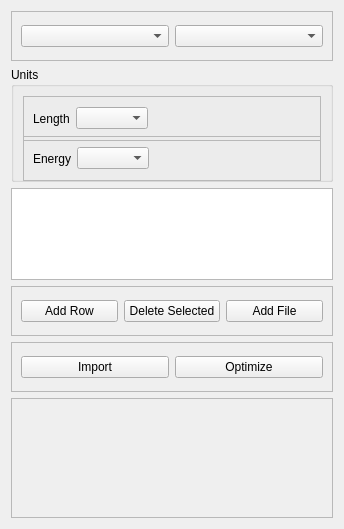
          <widget class="QWidget" name="page_4">
           <property name="geometry">
            <rect>
             <x>0</x>
             <y>0</y>
             <width>344</width>
             <height>529</height>
            </rect>
           </property>
           <attribute name="label">
            <string>Cell parameter</string>
           </attribute>
           <layout class="QVBoxLayout" name="verticalLayout_6">
            <item>
             <widget class="QFrame" name="frame_4">
              <property name="minimumSize">
               <size>
                <width>0</width>
                <height>50</height>
               </size>
              </property>
              <property name="maximumSize">
               <size>
                <width>16777215</width>
                <height>50</height>
               </size>
              </property>
              <property name="frameShape">
               <enum>QFrame::StyledPanel</enum>
              </property>
              <property name="frameShadow">
               <enum>QFrame::Raised</enum>
              </property>
              <layout class="QHBoxLayout" name="horizontalLayout_10">
               <item>
                <widget class="QComboBox" name="FormActionsPostComboCellParam"/>
               </item>
               <item>
                <widget class="QComboBox" name="FormActionsPostComboCellParamX"/>
               </item>
              </layout>
             </widget>
            </item>
            <item>
             <widget class="QGroupBox" name="groupBox">
              <property name="minimumSize">
               <size>
                <width>0</width>
                <height>115</height>
               </size>
              </property>
              <property name="maximumSize">
               <size>
                <width>16777215</width>
                <height>115</height>
               </size>
              </property>
              <property name="title">
               <string>Units</string>
              </property>
              <layout class="QVBoxLayout" name="verticalLayout_25">
               <item>
                <widget class="QFrame" name="frame_26">
                 <property name="minimumSize">
                  <size>
                   <width>0</width>
                   <height>45</height>
                  </size>
                 </property>
                 <property name="maximumSize">
                  <size>
                   <width>16777215</width>
                   <height>45</height>
                  </size>
                 </property>
                 <property name="frameShape">
                  <enum>QFrame::StyledPanel</enum>
                 </property>
                 <property name="frameShadow">
                  <enum>QFrame::Raised</enum>
                 </property>
                 <layout class="QHBoxLayout" name="horizontalLayout_11">
                  <item>
                   <widget class="QLabel" name="label">
                    <property name="text">
                     <string>Length</string>
                    </property>
                   </widget>
                  </item>
                  <item>
                   <widget class="QComboBox" name="FormActionsPostComboCellParamLen"/>
                  </item>
                  <item>
                   <spacer name="horizontalSpacer_10">
                    <property name="orientation">
                     <enum>Qt::Horizontal</enum>
                    </property>
                    <property name="sizeHint" stdset="0">
                     <size>
                      <width>132</width>
                      <height>17</height>
                     </size>
                    </property>
                   </spacer>
                  </item>
                 </layout>
                </widget>
               </item>
               <item>
                <widget class="QFrame" name="frame_25">
                 <property name="minimumSize">
                  <size>
                   <width>0</width>
                   <height>45</height>
                  </size>
                 </property>
                 <property name="maximumSize">
                  <size>
                   <width>16777215</width>
                   <height>45</height>
                  </size>
                 </property>
                 <property name="frameShape">
                  <enum>QFrame::StyledPanel</enum>
                 </property>
                 <property name="frameShadow">
                  <enum>QFrame::Raised</enum>
                 </property>
                 <layout class="QHBoxLayout" name="horizontalLayout_14">
                  <item>
                   <widget class="QLabel" name="label_2">
                    <property name="text">
                     <string>Energy</string>
                    </property>
                   </widget>
                  </item>
                  <item>
                   <widget class="QComboBox" name="FormActionsPostComboCellParamEnergy"/>
                  </item>
                  <item>
                   <spacer name="horizontalSpacer_9">
                    <property name="orientation">
                     <enum>Qt::Horizontal</enum>
                    </property>
                    <property name="sizeHint" stdset="0">
                     <size>
                      <width>131</width>
                      <height>17</height>
                     </size>
                    </property>
                   </spacer>
                  </item>
                 </layout>
                </widget>
               </item>
              </layout>
             </widget>
            </item>
            <item>
             <widget class="QTableWidget" name="FormActionsPostTableCellParam"/>
            </item>
            <item>
             <widget class="QFrame" name="frame">
              <property name="minimumSize">
               <size>
                <width>0</width>
                <height>50</height>
               </size>
              </property>
              <property name="maximumSize">
               <size>
                <width>16777215</width>
                <height>50</height>
               </size>
              </property>
              <property name="frameShape">
               <enum>QFrame::StyledPanel</enum>
              </property>
              <property name="frameShadow">
               <enum>QFrame::Raised</enum>
              </property>
              <layout class="QHBoxLayout" name="horizontalLayout_15">
               <item>
                <widget class="QPushButton" name="FormActionsPostButAddRowCellParam">
                 <property name="text">
                  <string>Add Row</string>
                 </property>
                </widget>
               </item>
               <item>
                <widget class="QPushButton" name="FormActionsPostButDeleteRowCellParam">
                 <property name="text">
                  <string>Delete Selected</string>
                 </property>
                </widget>
               </item>
               <item>
                <widget class="QPushButton" name="FormActionsPostButPlusCellParam">
                 <property name="styleSheet">
                  <string notr="true"/>
                 </property>
                 <property name="text">
                  <string>Add File</string>
                 </property>
                </widget>
               </item>
              </layout>
             </widget>
            </item>
            <item>
             <widget class="QFrame" name="frame_21">
              <property name="minimumSize">
               <size>
                <width>0</width>
                <height>50</height>
               </size>
              </property>
              <property name="maximumSize">
               <size>
                <width>16777215</width>
                <height>50</height>
               </size>
              </property>
              <property name="frameShape">
               <enum>QFrame::StyledPanel</enum>
              </property>
              <property name="frameShadow">
               <enum>QFrame::Raised</enum>
              </property>
              <layout class="QHBoxLayout" name="horizontalLayout_16">
               <item>
                <widget class="QPushButton" name="FormActionsPostButPlusDataCellParam">
                 <property name="text">
                  <string>Import</string>
                 </property>
                </widget>
               </item>
               <item>
                <widget class="QPushButton" name="FormActionsPostButOptimizeCellParam">
                 <property name="text">
                  <string>Optimize</string>
                 </property>
                </widget>
               </item>
              </layout>
             </widget>
            </item>
            <item>
             <widget class="QFrame" name="frame_3">
              <property name="enabled">
               <bool>true</bool>
              </property>
              <property name="minimumSize">
               <size>
                <width>0</width>
                <height>120</height>
               </size>
              </property>
              <property name="frameShape">
               <enum>QFrame::StyledPanel</enum>
              </property>
              <property name="frameShadow">
               <enum>QFrame::Raised</enum>
              </property>
              <widget class="QLabel" name="FormActionsPostLabelCellParamOptimExpr">
               <property name="geometry">
                <rect>
                 <x>20</x>
                 <y>70</y>
                 <width>141</width>
                 <height>16</height>
                </rect>
               </property>
               <property name="text">
                <string/>
               </property>
              </widget>
              <widget class="QLabel" name="FormActionsPostLabelCellParamFig">
               <property name="geometry">
                <rect>
                 <x>10</x>
                 <y>0</y>
                 <width>321</width>
                 <height>41</height>
                </rect>
               </property>
               <property name="text">
                <string/>
               </property>
              </widget>
              <widget class="QLabel" name="FormActionsPostLabelCellParamOptimExpr2">
               <property name="geometry">
                <rect>
                 <x>20</x>
                 <y>100</y>
                 <width>151</width>
                 <height>16</height>
                </rect>
               </property>
               <property name="text">
                <string/>
               </property>
              </widget>
              <widget class="QLabel" name="FormActionsPostLabelCellParamOptimExpr3">
               <property name="geometry">
                <rect>
                 <x>200</x>
                 <y>70</y>
                 <width>121</width>
                 <height>16</height>
                </rect>
               </property>
               <property name="text">
                <string/>
               </property>
              </widget>
              <widget class="QLabel" name="FormActionsPostLabelCellParamOptimExpr4">
               <property name="geometry">
                <rect>
                 <x>200</x>
                 <y>100</y>
                 <width>121</width>
                 <height>16</height>
                </rect>
               </property>
               <property name="text">
                <string/>
               </property>
              </widget>
             </widget>
            </item>
           </layout>
          </widget>
